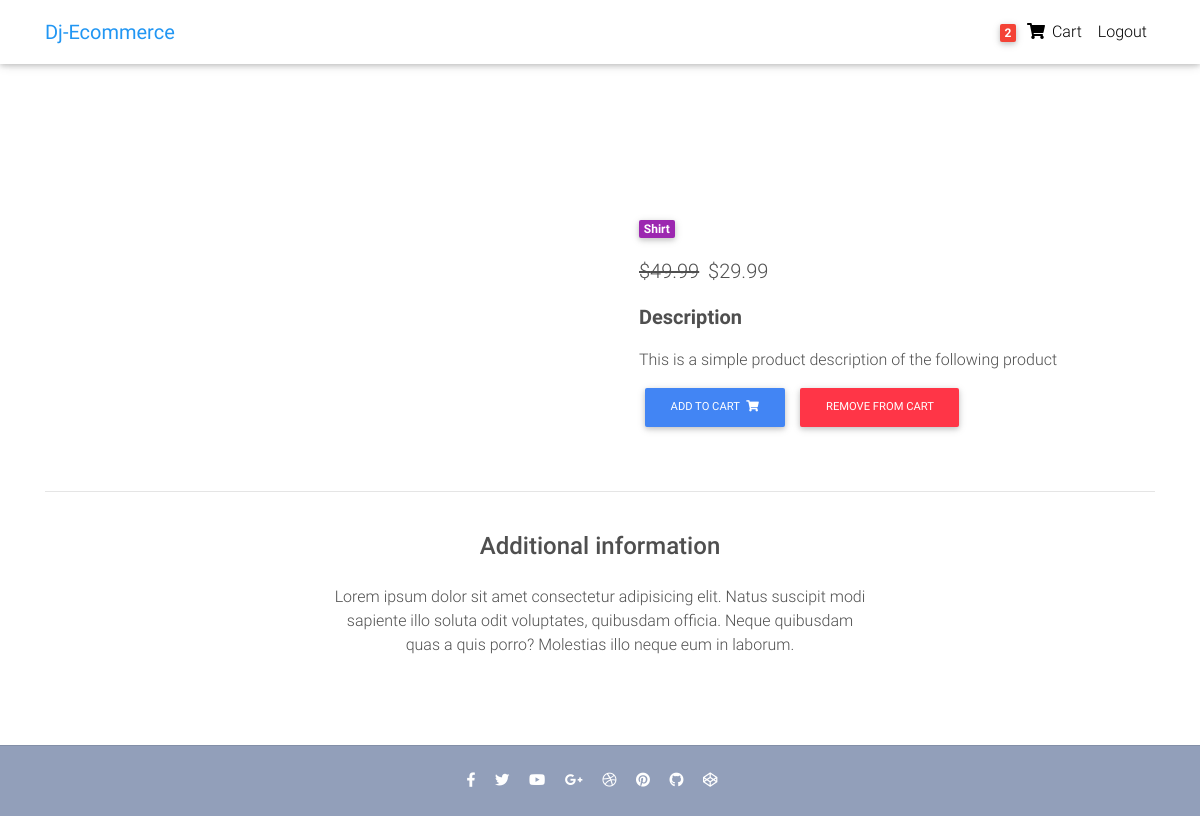
Page /product/test_product_1/ (signed in) on the committed database.
### core/models.py (models this page shows, shortened)
class Order(models.Model):
    user = models.ForeignKey(settings.AUTH_USER_MODEL, on_delete = models.CASCADE)
    ordered= models.BooleanField(default = False)
    items = models.ManyToManyField(OrderItem)
    start_date = models.DateTimeField(auto_now_add = True)
    ordered_date = models.DateTimeField()
    billing_address = models.ForeignKey('BillingAddress', on_delete=models.SET_NULL, blank= True, null = True)
    Payment = models.ForeignKey('Payment', on_delete=models.SET_NULL, blank= True, null = True)

class Item(models.Model):
    title = models.CharField(max_length= 200)
    price = models.FloatField()
    discount_price = models.FloatField(blank = True, null = True)
    category = models.CharField(choices = CATEGORY_CHOICES, max_length = 2)
    label = models.CharField(choices = LABEL_CHOICES, max_length = 1)
    slug = models.SlugField()
    description = models.TextField()
    def get_add_to_cart_url(self):
        return reverse("core:add-to-cart", kwargs = { 'slug': self.slug })
    def get_remove_from_cart_url(self):
        return reverse("core:remove-from-cart", kwargs = { 'slug': self.slug })

### core/views.py (the view)
# urls.py: path('product/<slug>/', ItemDetailView.as_view(), name = 'product'),
class ItemDetailView(generic.DetailView):
    model = Item
    context_object_name = 'item_details'
    queryset = Item.objects.all()
    paginate_by = 10
    template_name = "core/product.html"

### core/templatetags/cart_template_tags.py (called while the page is built)
@register.filter
def cart_item_count(user):
    if user.is_authenticated:
        qs = Order.objects.filter(user=user, ordered=False)
        if qs.exists():
            return qs[0].items.count()
    return 0

### core/templates/core/product.html (shortened to what this page needs)
{% extends "account/base.html" %}
{% block content %}
<body>
  <main class="mt-5 pt-4">
    <div class="container dark-grey-text mt-5">
      <div class="row wow fadeIn">
        <div class="col-md-6 mb-4">
        </div>
        <div class="col-md-6 mb-4">
          <div class="p-4">
            <div class="mb-3">
              <a href="">
                <span class="badge purple mr-1">{{ object.get_category_display }}</span>
              </a>
            </div>
            <p class="lead">
              {% if object.discount_price %}
              <span class="mr-1">
                <del>${{ object.price }}</del>
              </span>
              <span>${{ object.discount_price }}</span>
              {% else %}
              <span>${{ object.price }}</span>
              {% endif %}
            </p>
            <p class="lead font-weight-bold">Description</p>
            <p>{{ object.description }}</p>
            <a href="{{ object.get_add_to_cart_url }}" class="btn btn-primary btn-md my-0 p">
              Add to cart
              <i class="fas fa-shopping-cart ml-1"></i>
            </a>
            <a href="{{ object.get_remove_from_cart_url }}" class="btn btn-danger btn-md my-0 p">
              Remove from cart
            </a>
          </div>
        </div>
      </div>
      <hr>
      <div class="row d-flex justify-content-center wow fadeIn">
        <div class="col-md-6 text-center">
          <h4 class="my-4 h4">Additional information</h4>
          <p>Lorem ipsum dolor sit amet consectetur adipisicing elit. Natus suscipit modi sapiente illo soluta odit
            voluptates,
            quibusdam officia. Neque quibusdam quas a quis porro? Molestias illo neque eum in laborum.</p>
        </div>
      </div>
      <div class="row wow fadeIn">
        <div class="col-lg-4 col-md-12 mb-4">
        </div>
        <div class="col-lg-4 col-md-6 mb-4">
        </div>
        <div class="col-lg-4 col-md-6 mb-4">
        </div>
      </div>
    </div>
  </main>
  <footer class="page-footer text-center font-small mt-4 wow fadeIn">
    <hr class="my-4">
    <div class="pb-4">
      <a href="https://www.facebook.com/mdbootstrap" target="_blank">
        <i class="fab fa-facebook-f mr-3"></i>
      </a>
      <a href="https://twitter.com/MDBootstrap" target="_blank">
        <i class="fab fa-twitter mr-3"></i>
      </a>
      <a href="https://www.youtube.com/watch?v=7MUISDJ5ZZ4" target="_blank">
        <i class="fab fa-youtube mr-3"></i>
      </a>
      <a href="https://plus.google.com/u/0/b/107863090883699620484" target="_blank">
        <i class="fab fa-google-plus-g mr-3"></i>
      </a>
      <a href="https://dribbble.com/mdbootstrap" target="_blank">
        <i class="fab fa-dribbble mr-3"></i>
      </a>
      <a href="https://pinterest.com/mdbootstrap" target="_blank">
        <i class="fab fa-pinterest mr-3"></i>
      </a>
      <a href="https://github.com/mdbootstrap/bootstrap-material-design" target="_blank">
        <i class="fab fa-github mr-3"></i>
      </a>
      <a href="http://codepen.io/mdbootstrap/" target="_blank">
        <i class="fab fa-codepen mr-3"></i>
      </a>
    </div>
</body>
{% endblock content %}

### core/templates/navbar.html (shortened to what this page needs)
{% load cart_template_tags %}
<nav class="navbar fixed-top navbar-expand-lg navbar-light white scrolling-navbar">
  <div class="container">
    <a class="navbar-brand waves-effect" href = "{% url 'core:item-list' %}" target="_blank">
      <strong class="blue-text">Dj-Ecommerce</strong>
    </a>
    <div class="collapse navbar-collapse" id="navbarSupportedContent">
   <ul class="navbar-nav nav-flex-icons">
    {% if request.user.is_authenticated %}
    <li class="nav-item">
      <a href = "{% url 'core:order-summary' %}" class="nav-link waves-effect">
        <span class="badge red z-depth-1 mr-1"> {{ request.user|cart_item_count }} </span>
        <i class="fas fa-shopping-cart"></i>
        <span class="clearfix d-none d-sm-inline-block"> Cart </span>
      </a>
    </li>
    <li class="nav-item">
      <a class="nav-link waves-effect" href="{% url 'account_logout' %}">
        <span class="clearfix d-none d-sm-inline-block"> Logout </span>
      </a>
    </li>
    {% endif %}
  </ul>
    </div>
  </div>
</nav>

### core/templates/base_template.html (style rules this page uses)
html, body, header, .carousel { height: 60vh; }

### rows in the picture
Item: category "Shirt", price "49.99", discount_price "29.99", description "This is a simple product description of the following product"

### other values in the picture
{{ request.user|cart_item_count }} "2"
